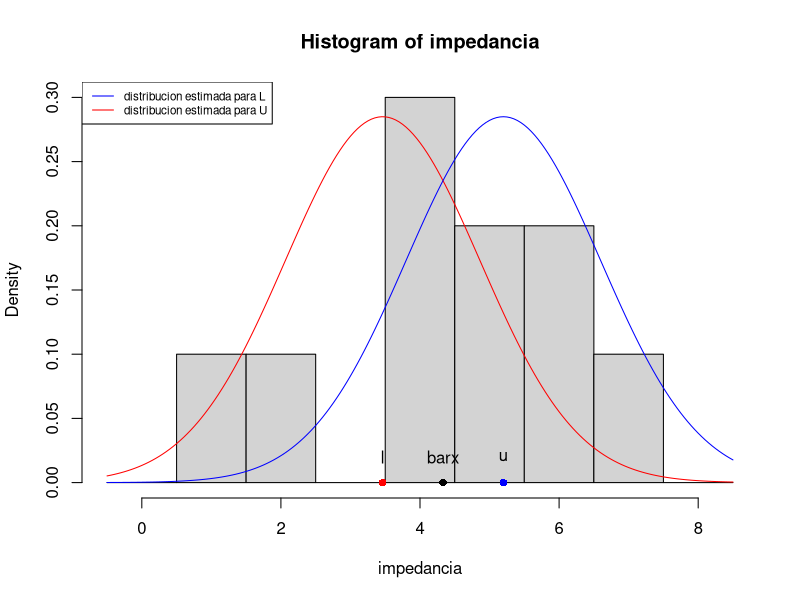
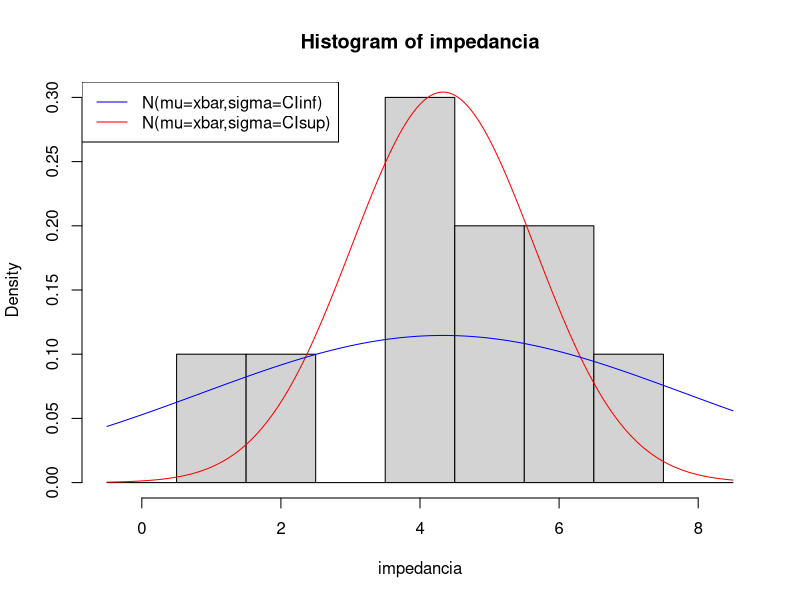

These figures' R source, in order:
## ---- chunk 1
impedancia <- c(3.5770178, 5.0143659, 3.7070832, 2.2291746, 5.8379677, 6.9030882, 3.8876109, 6.3709878, 5.0670940, 0.7123772)
## ---- chunk 2
barx <- mean(impedancia)
barx
## ---- chunk 3
z0.025 <- qnorm(0.025)
z0.025 
z0.925 <- qnorm(0.925)
z0.925 
## ---- chunk 4
fsup <- 1.959964*1.4/sqrt(10)
fsup
## ---- chunk 5
CI <- c(barx-fsup,barx+fsup)
CI
## ---- chunk 6
#rango de valores observables
x <- seq(-0.5,8.5,0.05)

#histograma de mediciones
hist(impedancia, br=seq(-0.5,8.5), freq=FALSE, col="lightgrey")

#distribucion para L
lines(x,dnorm(x, mean=CI[1], sd=1.4), col="red")

#distribucion para U
lines(x,dnorm(x, mean=CI[2], sd=1.4), col="blue")

legend("topleft",c("distribucion estimada para L", "distribucion estimada para U"), col=c("blue","red"), lty=1, cex=0.7 )

#xbar
points(barx, 0, pch=16)
text(barx, 0.02, "barx")

#l
points(CI[1], 0, pch=16,col="red")
text(CI[1], 0.02, "l")

#u
points(CI[2], 0, pch=16,col="blue")
text(CI[2], 0.02, "u")
## ---- chunk 7
shapiro.test(impedancia)
## ---- chunk 8
library(TeachingDemos) 
z.test(impedancia, sd=1.4)
## ---- chunk 9
t0.025 <- qt(0.025,df=9)
t0.025
t0.975 <- qt(0.975,df=9)
t0.975
## ---- chunk 10
barx <- mean(impedancia)
barx
s <-sd(impedancia)
s
## ---- chunk 11
fsup <- 2.262157*s/sqrt(10)
fsup
CI <- c(barx-fsup,barx+fsup)
CI
## ---- chunk 12
 t.test(impedancia, conf.level = 0.95)
## ---- chunk 13
s<-sd(impedancia)
s^2
## ---- chunk 14
chi0.025 <- qchisq(0.025, df=9)
chi0.025
chi0.975 <- qchisq(0.975, df=9)
chi0.975
## ---- chunk 15
n <- 10
CI<-c(s^2*(n-1)/chi0.975, s^2*(n-1)/chi0.025)
CI
## ---- chunk 16
sigma.test(impedancia)
## ---- chunk 17
x <- seq(-0.5,8.5,0.05)

hist(impedancia, br=seq(-0.5,8.5),freq=FALSE, col="lightgrey")

lines(x,dnorm(x, mean=barx, sd=sqrt(CI[1])), col="red")
lines(x,dnorm(x, mean=barx, sd=sqrt(CI[2])),col="blue")

legend("topleft",c("N(mu=xbar,sigma=CIinf)", "N(mu=xbar,sigma=CIsup)"), col=c("blue","red"), lty=1 )
